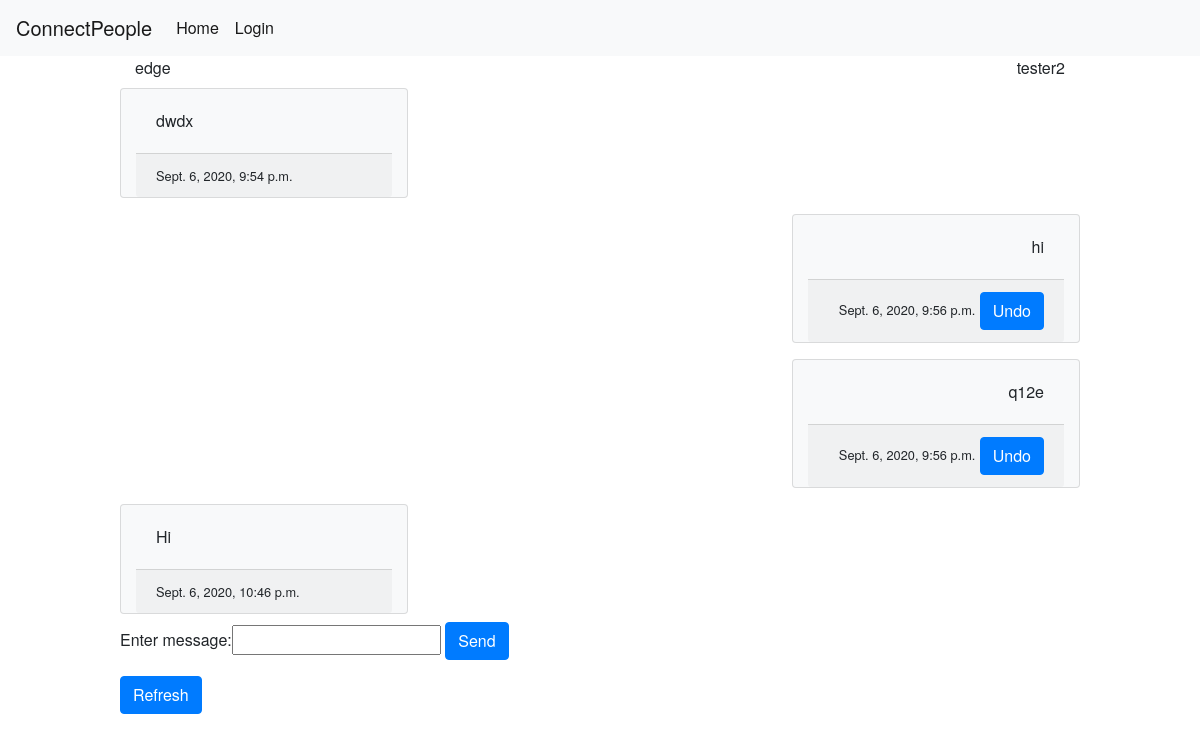
/chatapp/chat/9/10/messages, run on the app's committed database.
### chatapp/models.py (models this page shows, shortened)
class Message(models.Model):
    msg_text = models.CharField(max_length=200, blank=False)
    send_time = models.DateTimeField(default=datetime.now)
    sender = models.ForeignKey(User, related_name='sender_user', on_delete=models.CASCADE)
    reciever = models.ForeignKey(User, related_name='reciever_user', on_delete=models.CASCADE)

### chatapp/views.py (the view, shortened to what this page needs)
# urls.py: path('chat/<int:sender_id>/<int:reciever_id>/messages', views.chatpage, name='chatpage'),
def chatpage(request, sender_id, reciever_id):
    sender = User.objects.get(pk=sender_id)
    reciever = User.objects.get(pk=reciever_id)
    messages = Message.objects.filter((Q(sender=sender) | Q(sender=reciever)),
                                      (Q(reciever=reciever) | Q(reciever=sender))).order_by("send_time")
    form = MessageForm()
    context = {'sender': sender, 'reciever': reciever, 'messages': messages, 'form': form}
    return render(request, 'chatapp/chatpage.html', context)

### chatapp/forms.py
class MessageForm(forms.Form):
    message_text = forms.CharField(label="Enter message", max_length=50)

### chatapp/templates/chatapp/chatpage.html (shortened to what this page needs)
{% extends 'chatapp/base.html'%}
{%block content%}
<div class="container">
    <div class="row">
        <div class="col text-left">
            {{reciever.username}}
        </div>
        <div class="col text-right">
            {{sender.username}}
        </div>
    </div>
    {%for message in messages%}
        <div class="row">
            {%if message.sender.id == sender.id%}
                <div class="col"></div>
                <div class="col text-right card text-black bg-light my-2" style="max-width: 18rem;">
                    <div class="card-body">
                        <p class="card-text">
                            {{message.msg_text}}
                        </p>
                    </div>
                    <div class="card-footer">
                        <small class="text-black">{{message.send_time}}</small>
                        <a class="btn btn-primary"
                           href="{%url 'chatapp:delete_chat_message' message.sender_id message.reciever_id message.id%}">
                            Undo
                        </a>
                    </div>
                </div>
            {%else%}
                <div class="col text-left card text-black bg-light my-2" style="max-width: 18rem;">
                    <div class="card-body">
                        <p class="card-text">
                            {{message.msg_text}}
                        </p>
                    </div>
                    <div class="card-footer">
                        <small class="text-black">{{message.send_time}}</small>
                    </div>
                </div>
            {%endif%}
        </div>
    {% endfor %}
</div>
<form action="{% url 'chatapp:chatpage' sender.id reciever.id%}" method="post">
    {{form}}
    <input type="submit" value="Send" class="btn btn-primary">
</form>
<form action="{%url 'chatapp:chatpage' sender.id reciever.id%}">
    <input type="submit" value="Refresh" class="btn btn-primary">
</form>
{%endblock content%}

### chatapp/static/chatapp/css/stylesheet.css (style rules this page uses)
body { font-family: "HelveticaNeue-Light", "Helvetica Neue Light", "Helvetica Neue", Helvetica, Arial, "Lucida Grande", sans-serif; font-weight: 300; }

### data on the page
Message: msg_text "dwdx", send_time "Sept. 6, 2020, 9:54 p.m."
Message: msg_text "hi", send_time "Sept. 6, 2020, 9:56 p.m."
Message: msg_text "q12e", send_time "Sept. 6, 2020, 9:56 p.m."
Message: msg_text "Hi", send_time "Sept. 6, 2020, 10:46 p.m."

### other printed values
{{ reciever.username }} "edge"
{{ sender.username }} "tester2"
